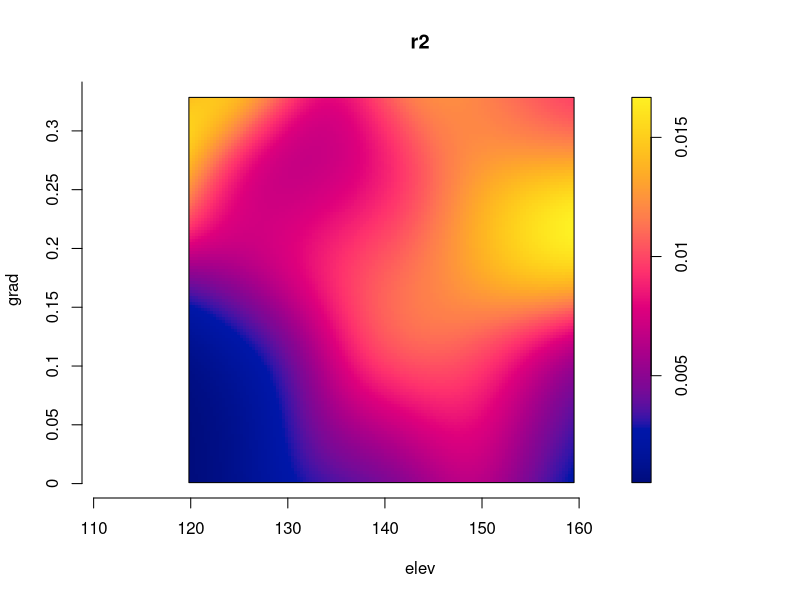
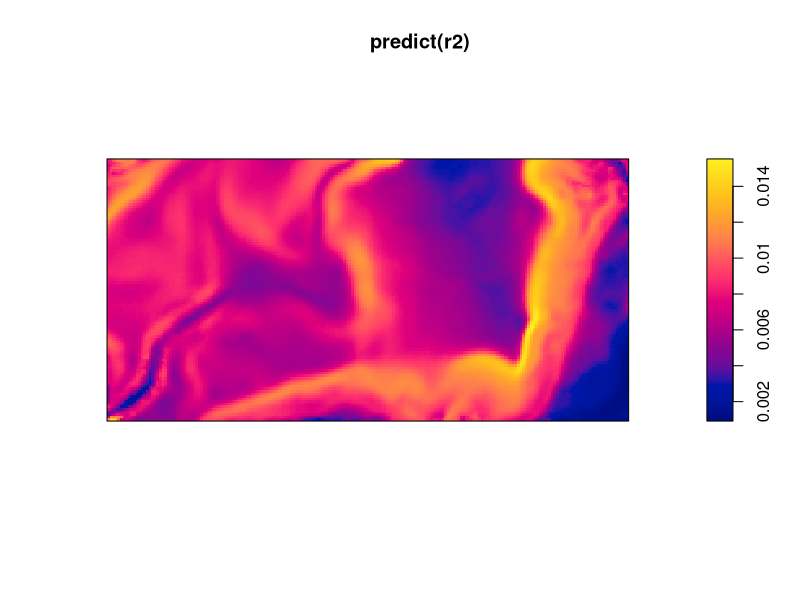

The R source for these figures, in order:
library(spatstat)


### Name: methods.rho2hat
### Title: Methods for Intensity Functions of Two Spatial Covariates
### Aliases: methods.rho2hat predict.rho2hat print.rho2hat plot.rho2hat
### Keywords: spatial methods

### ** Examples

  r2 <- with(bei.extra, rho2hat(bei, elev, grad))
  r2
  plot(r2)
  plot(predict(r2))
